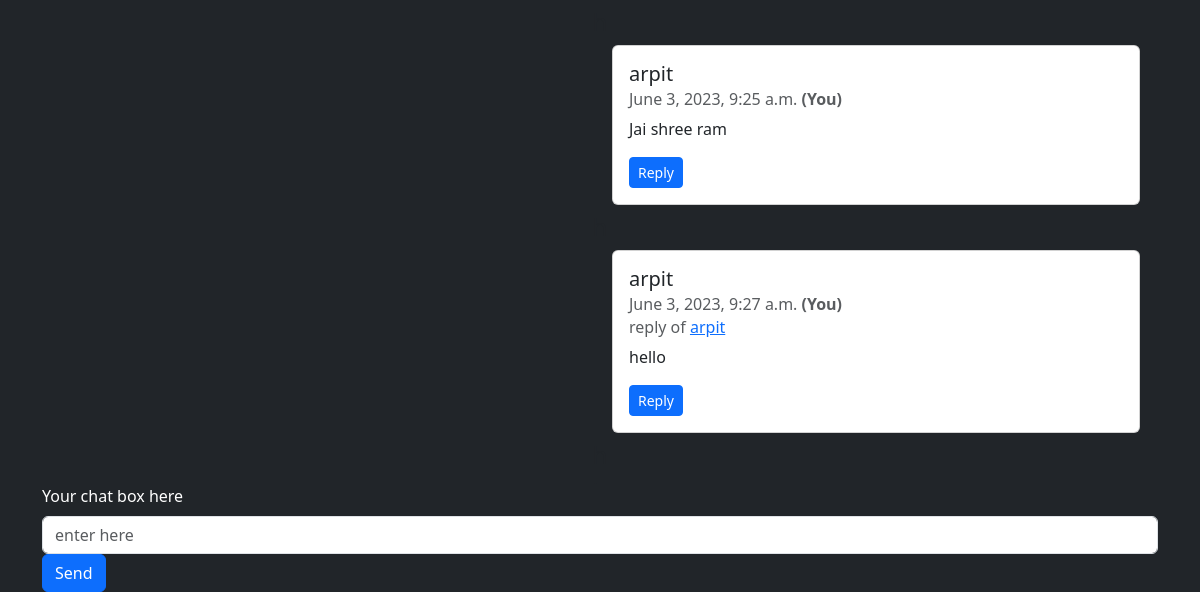
Page / (signed in, lower part) on the earlier database version.
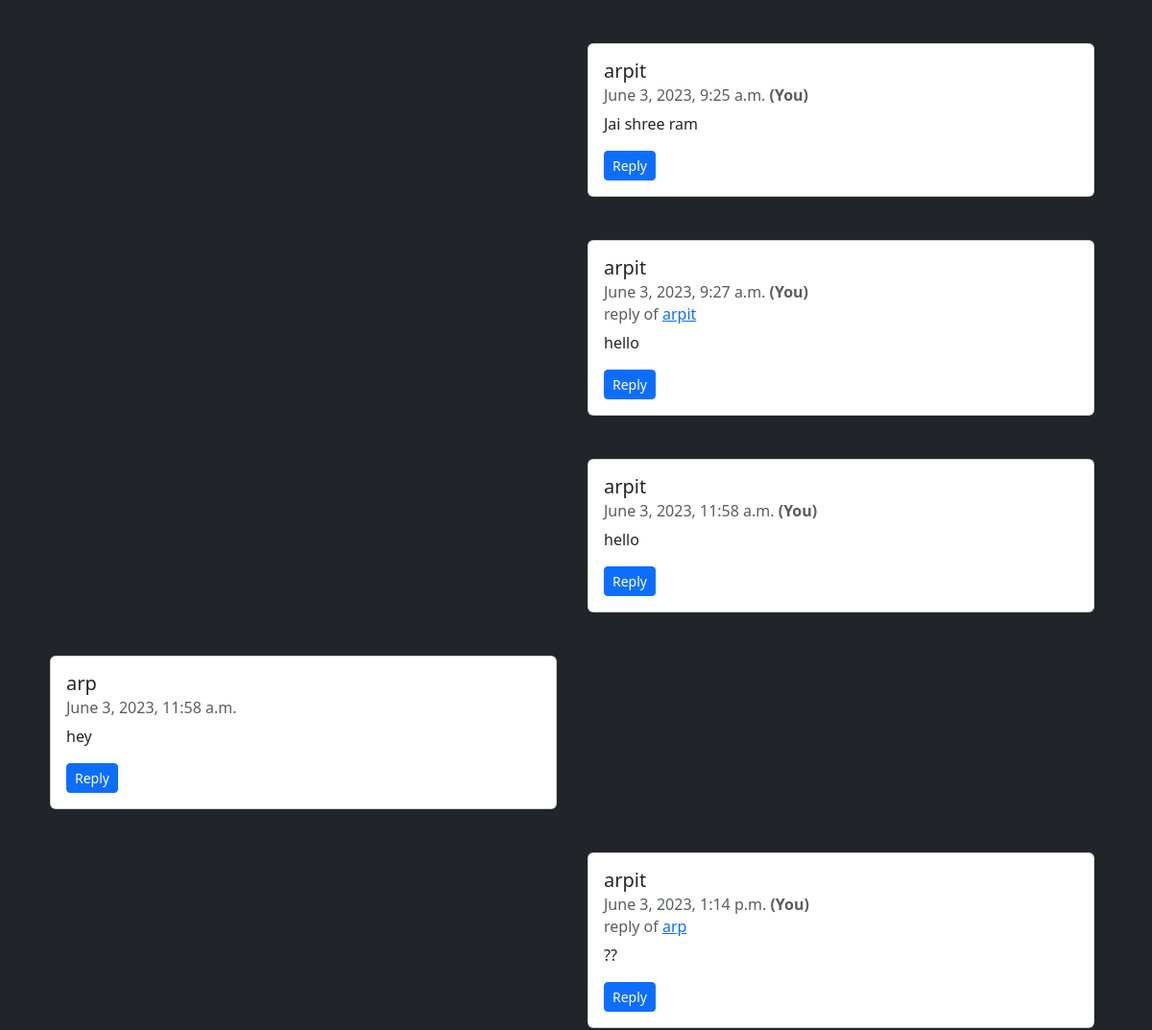
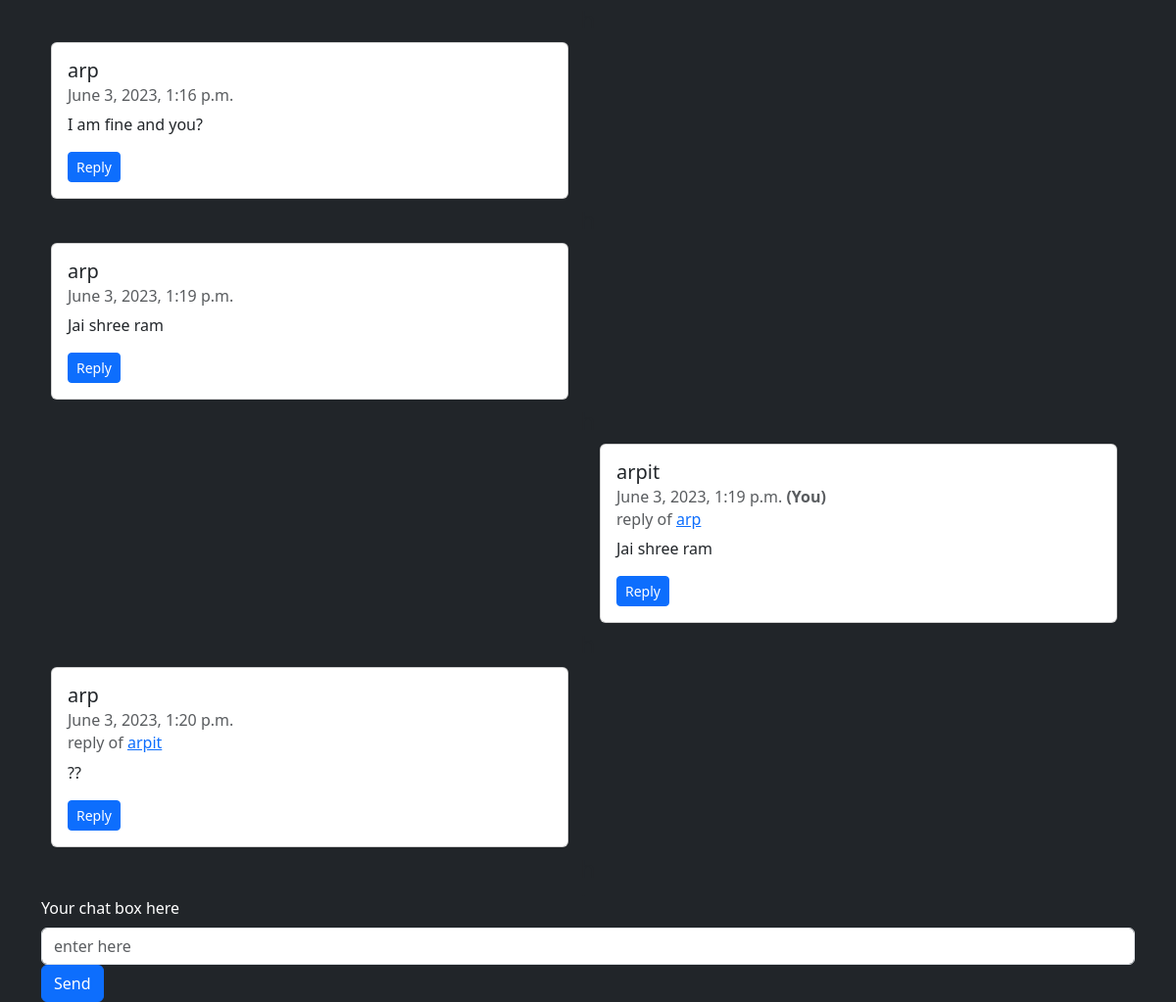
Same page on the later database version (2 pictures, top to bottom).
### chj/models.py (models this page shows)
class Chatting(models.Model):
    cuser = models.ForeignKey(User, on_delete=models.CASCADE, related_name="chatuser")
    cusrep = models.ForeignKey('self', on_delete=models.CASCADE, null=True)
    chattts = models.CharField(max_length=1000000)
    useridhtml = models.CharField(max_length=1000000, null=True)
    timestamp = models.DateTimeField(default=now)
    def __str__(self):
        return self.cuser.username

### chj/views.py (the view)
# urls.py: 2. Add a URL to urlpatterns:  path('', views.home, name='home')
def home(request):
    chsud = Chatting.objects.order_by("timestamp")
    fisch = Chatting.objects.first()
    lusch = Chatting.objects.last()
    if fisch:
        user = get_user_from_string(fisch)
        ff = Chatting.objects.filter(cuser=user).first().id
        print(ff)
    else:
        ff = 1
    userr = request.user
    return render(request, "chat.html", {"userschat": chsud, "lchsd": lusch, "main_user":userr, "fisch": ff})

### chj/models.py (called while the page is built)
def get_user_from_string(user_string):
    User = get_user_model()
    try:
        user = User.objects.get(username=user_string)  # Assuming the string is the username
    except User.DoesNotExist:
        user = None
    return user

### templates/chat.html (shortened to what this page needs)
{% extends 'index.html' %}
{% block bd %}
{% load mathfilters %}
<div class="container my-5">
    {% for n in userschat %}
    {% if request.user.username == n.cuser.username %}
    <div class="card" id="chat-log" style="width: 33rem; margin-left: 570px;">
        {% else %}
        <div class="card" style="width: 33rem; margin-left: 10px;">
            {% endif %}
            <div class="card-body" id="{{n.cuser.username}}">
                <h5 class="card-title" id="ld{{n.id}}">{{n.cuser.username}}</h5>
                <h6 class="card-subtitle mb-2 text-muted">{{n.timestamp}}
                    {% if request.user.username == n.cuser.username %}
                    <b>(You)</b>
                    {% endif %}
                </h6>
                {% if n.cusrep %}
                <h6 class="card-subtitle mb-2 text-muted">reply of
                <a href="#ld{{n.useridhtml|sub:1}}" >{{n.cusrep}}</a></h6>
                {% endif %}
                <p class="card-text">{{n.chattts}}</p>
                <button class="btn btn-primary btn-sm" id="button" onclick="t({{n.id}})">
                    Reply
                </button>
            </div>
        </div>
        <h4 class="row d-flex justify-content-center mt-2 mx-2">h</h4>
        {% endfor %}
        <h4 class="row d-flex justify-content-center mt-2 mx-2">h</h4>
    </div>
    <h4 class="row d-flex justify-content-center mt-1 mx-2">h</h4>
    {% if user.is_authenticated %}
        <div class="container mt-1 fixed-bottom bg-dark">
            <label for="chat-message-input" class="form-label text-white">Your chat box here</label>
            <input type="text" class="form-control" placeholder="enter here" name="user_chatter" maxlength="999999"  id="messagee">
            <button type="submit" class="btn btn-primary" onclick="sendMessage()">Send</button>
        </div>
</div>
{% else %}
<div class="container my-3 fixed-bottom">
    <h3 class="row d-flex justify-content-center bg-danger text-white">Please login then sent message</h3>
</div>
{% endif %}
{% endblock %}

Differences in the rows shown:
added Chatting: cuser.username "arpit", timestamp "June 3, 2023, 11:58 a.m.", shows "(You)", chattts "hello"
added Chatting: cuser.username "arp", timestamp "June 3, 2023, 11:58 a.m.", chattts "hey"
added Chatting: cuser.username "arpit", timestamp "June 3, 2023, 1:14 p.m.", shows "(You)", cusrep "arp", chattts "??"
added Chatting: cuser.username "arp", timestamp "June 3, 2023, 1:16 p.m.", chattts "I am fine and you?"
added Chatting: cuser.username "arp", timestamp "June 3, 2023, 1:19 p.m.", chattts "Jai shree ram"
added Chatting: cuser.username "arpit", timestamp "June 3, 2023, 1:19 p.m.", shows "(You)", cusrep "arp", chattts "Jai shree ram"
added Chatting: cuser.username "arp", timestamp "June 3, 2023, 1:20 p.m.", cusrep "arpit", chattts "??"
